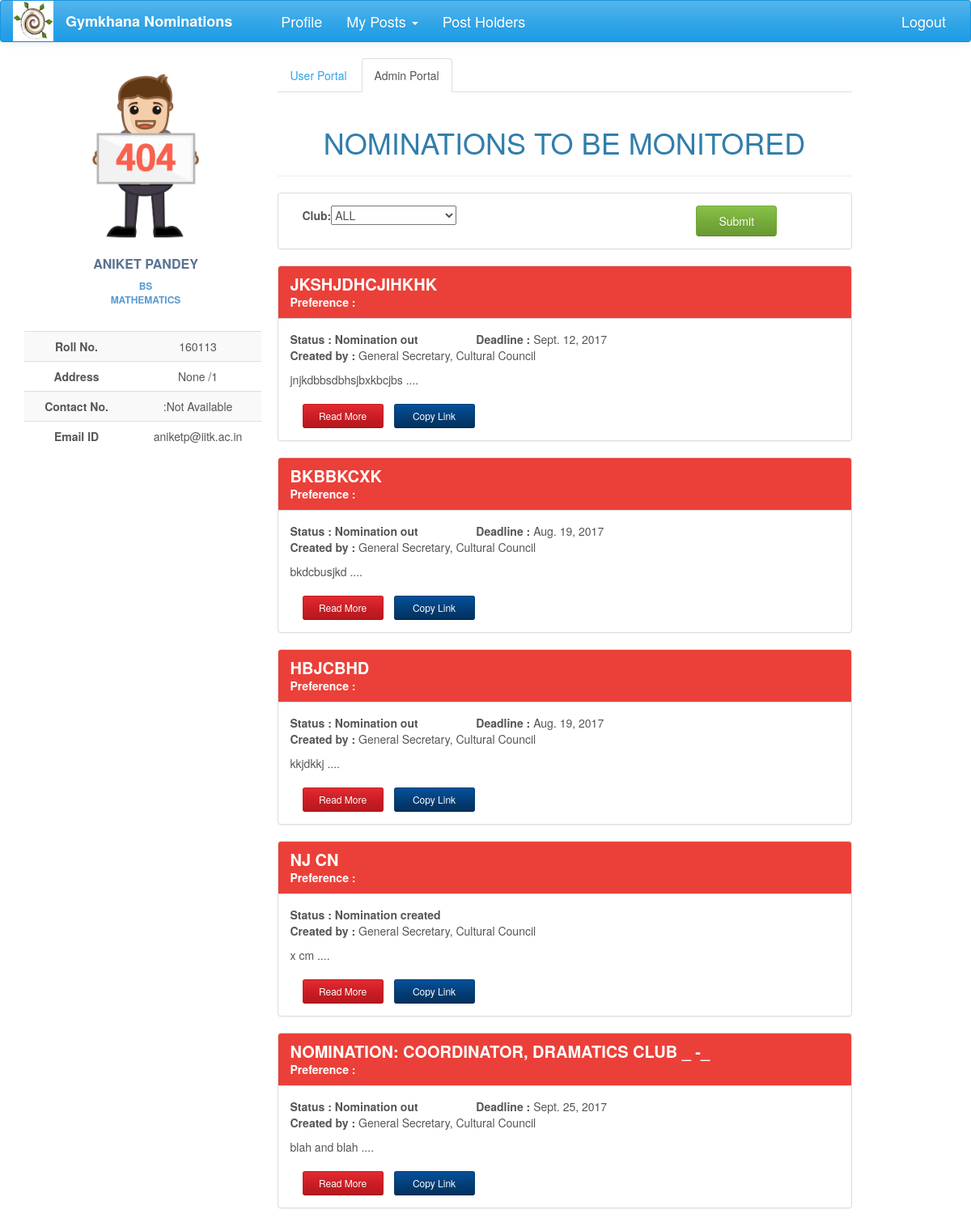
Screenshot of /nominations/admin_portal/ (signed in) with the database file from the repository.
### nomi/models.py (models this page shows, shortened)
class UserProfile(models.Model):
    user = models.OneToOneField(User, on_delete=models.CASCADE)
    user_img = models.ImageField(upload_to=user_directory_path, null=True, blank=True)
    name = models.CharField(max_length=100, blank=True)
    roll_no = models.IntegerField(null=True)
    programme = models.CharField(max_length=100, choices=PROGRAMME, default='B.Tech')
    department = models.CharField(max_length=200, default='AE')
    hall = models.CharField(max_length=10,default=1)
    room_no = models.CharField(max_length=10, null=True, blank=True)
    contact = models.CharField(max_length=10, null=True, blank=True)
    def image_url(self):
        if self.user_img and hasattr(self.user_img, 'url'):
            return self.user_img.url
        else:
            return '/static/nomi/img/banner.png'

class Nomination(models.Model):
    name = models.CharField(max_length=200)
    description = models.TextField(max_length=20000, null=True, blank=True)
    nomi_post = models.ForeignKey(Post, null=True)
    nomi_form = models.OneToOneField('forms.Questionnaire', null=True)
    nomi_session = models.IntegerField(null=True)
    status = models.CharField(max_length=50, choices=STATUS, default='Nomination created')
    result_approvals = models.ManyToManyField(Post, related_name='result_approvals', symmetrical=False, blank=True)
    nomi_approvals = models.ManyToManyField(Post, related_name='nomi_approvals', symmetrical=False, blank=True)
    group_status = models.CharField(max_length=50, choices=GROUP_STATUS, default='normal')
    tags = models.ManyToManyField(Club, related_name='club_nomi', symmetrical=False, blank=True)
    opening_date = models.DateField(null=True, blank=True)
    re_opening_date = models.DateField(null=True, blank=True, editable=True)
    deadline = models.DateField(null=True, blank=True, editable=True)
    interview_panel = models.ManyToManyField(User, related_name='panel', symmetrical=False, blank=True)

class Post(models.Model):
    post_name = models.CharField(max_length=500, null=True)
    club = models.ForeignKey(Club, on_delete=models.CASCADE, null=True, blank=True)
    tags = models.ManyToManyField(Club, related_name='club_posts', symmetrical=False, blank=True)
    parent = models.ForeignKey('self', on_delete=models.CASCADE, null=True, blank=True)
    elder_brother = models.ForeignKey('self', related_name="little_bro", on_delete=models.CASCADE, null=True,blank=True)
    post_holders = models.ManyToManyField(User, related_name='posts', blank=True)
    post_approvals = models.ManyToManyField('self', related_name='approvals', symmetrical=False, blank=True)
    take_approval = models.ForeignKey('self', related_name="give_approval", on_delete=models.SET_NULL, null=True,blank=True)
    status = models.CharField(max_length=50, choices=POST_STATUS, default='Post created')
    perms = models.CharField(max_length=200, choices=POST_PERMS, default='normal')

### nomi/views.py (the view, shortened to what this page needs)
@login_required
def admin_portal(request):
    posts = Post.objects.filter(post_holders=request.user)
    username = UserProfile.objects.get(user=request.user)
    admin_query = Nomination.objects.none()
    for post in posts:
        query = Nomination.objects.filter(nomi_approvals=post)
        admin_query = admin_query | query
    panel_nomi = request.user.panel.all().exclude(status='Nomination created')
    admin_query = admin_query | panel_nomi
    admin_query = admin_query.distinct().exclude(status='Work done')
    admin_query_reverse = admin_query[::-1]
    club_filter = ClubFilter(request.POST or None)
    return render(request, 'admin_portal.html', context={'posts': posts, 'username': username,
                                                         'admin_query': admin_query_reverse,
                                                         'club_filter': club_filter})

### nomi/forms.py
class ClubFilter(forms.Form):
    def __init__(self, *args, **kwargs):
        super(ClubFilter, self).__init__(*args, **kwargs)
        self.fields["club"] = forms.ChoiceField( choices = make_club_choice(None,-2),widget=forms.Select,required= False)

### info/forms.py (called while the page is built)
def make_club_choice(parent,i):
    global GLOBAL_CHOICE
    child_clubs = Club.objects.filter(club_parent = parent)
    if parent is None:
        GLOBAL_CHOICE = [('NA', 'ALL')]
    else:
        if parent.club_parent is None:
            pass
        else:
            GLOBAL_CHOICE = GLOBAL_CHOICE + [(parent.id , '. ' *2*  i + '' + ' ' + str(parent))]
    if child_clubs:
        for each in child_clubs:
            make_club_choice(each,i+1)
    return GLOBAL_CHOICE

### nomi/global_contexts.py (called while the page is built)
def context(request):
    if request.user.is_authenticated:
        try:
            my_profile = UserProfile.objects.get(user=request.user)
            my_posts = Post.objects.filter(post_holders=request.user)
            interviews = Nomination.objects.filter(interview_panel=request.user).exclude(status = "Work done")
            length = len(my_posts)
            senate = False
            for post in my_posts:
                if post.perms == 'can ratify the post':
                    senate = True
            return {'my_posts': my_posts, 'my_profile': my_profile, 'senate': senate, 'length': length,
                    'interviews': interviews}
        except ObjectDoesNotExist:
            return {'my_posts': 0, 'my_profile': 0}
    else:
        return {'my_posts': 0, 'my_profile': 0}

### nomi/models.py (called while the page is built)
    def __str__(self):
        return self.club_name

### nomi/templates/admin_portal.html (shortened to what this page needs)
{% extends 'base2.html' %}
{% load staticfiles %}
{% load bootstrap %}
{% block content %}
<div class="profile-content ">
     <ul class="nav nav-tabs">
         <li><a href="{% url 'index' %}" aria-expanded="false">User Portal</a></li>
         <li class="active"><a href="#user" data-toggle="tab" aria-expanded="true">Admin Portal</a></li>
     </ul>
    <div id="myTabContent" class="tab-content">
         <div class="tab-pane fade active in profile-nominations" id="user">
                <br>
                <div>
                    <h1 style="text-align: center">NOMINATIONS TO BE MONITORED</h1>
                    <hr>
                </div>
             <div class="panel panel-default">
                  <div class="panel-body">
                    <form action="" method="post">
                        <div class = col-lg-8 >
                           {{club_filter|bootstrap_horizontal}}
                        </div>
                    <div class="col-lg-3 text-center">
                        <input type="submit" value="Submit" class="btn-success btn nomi-filter" />
                    </div>
                    </form>
                  </div>
                </div>
                <div>
                    {% for nomi in admin_query %}
                            <div class="panel panel-success">
                                <div class="panel-heading" style="background-color: #eb4039">
                                    <h3 class="panel-title" style="font-weight: bolder; font-size: 20px">{{ nomi.name.upper }}</h3>
                                    <span style="font-weight: bolder">Preference : </span>
                                </div>
                                <div class="panel-body">
                                    {% if nomi.status == 'Nomination out' %}
                                        <div>
                                            <p style="margin-bottom: 0; display: inline-block; margin-right: 10%">
                                                <span style="font-weight: bolder"> Status : {{nomi.status}}</span></p>
                                            <p style="margin-bottom: 0; display: inline-block">
                                                <span style="font-weight: bolder"> Deadline :</span> {{nomi.deadline}}</p>
                                        </div>
                                    {% else %}
                                        <p style="margin-bottom: 0; display: inline-block; margin-right: 10%">
                                                <span style="font-weight: bolder"> Status : {{nomi.status}}</span></p>
                                    {% endif %}
                                    <p><span style="font-weight: bolder"> Created by :  </span>{{nomi.nomi_post.parent.post_name}}</p>
                                    {% autoescape off %}
                                        <p>{{nomi.description|slice:":200"}} ....</p>
                                    {% endautoescape %}
                                    <div class="col-lg-2">
                                        <a href="{% url 'nomi_detail' nomi_pk=nomi.pk %}"
                                           class="btn btn-sm read-more-button btn-danger">Read More</a>
                                    </div>
                                    <div class="col-lg-6">
                                        <a href="{% url 'copy_nomi_link' pk=nomi.pk %}"
                                           class="btn btn-sm read-more-button btn-info">Copy Link</a>
                                    </div>
                                </div>
                            </div>
                    {% endfor %}
                </div>
         </div>
    </div>
</div>
{% endblock %}

### nomi/templates/base2.html (shortened to what this page needs)
<!DOCTYPE html>
<html lang="en">
{% load staticfiles %}
{% load bootstrap %}
<head>
    <link href="https://maxcdn.bootstrapcdn.com/bootswatch/3.3.7/cerulean/bootstrap.min.css" rel="stylesheet"
>
    <link href="https://maxcdn.bootstrapcdn.com/font-awesome/4.7.0/css/font-awesome.min.css" rel="stylesheet"
>
    <link rel="stylesheet" href="{% static 'nomi/css/main.css' %}" type="text/css">
</head>
<body>
{% block navigation %}
<nav class="navbar navbar-default" id="navbar">
    <div class="container-fluid">
        <div class="navbar-header">
            <a href="#">
                <div>
                    <a href={% url 'index' %}><img src="{% static 'nomi/img/gym.jpg' %}" width="50" height="50"></a>
                </div>
        </div>
        <div class="collapse navbar-collapse" id="bs-example-navbar-collapse-1">
            <ul class="nav navbar-nav">
                <li><a href="{% url 'index' %}" id="brand">Gymkhana Nominations</a></li>
                <li><a href="{% url 'profile' %}" id="navbar-links">Profile</a></li>
                {% block posts%}
                    {% if my_posts %}
                        <li class="dropdown">
                            <a href="#" class="dropdown-toggle" id="navbar-links" data-toggle="dropdown" role="button"
                               aria-expanded="false">My Posts <span class="caret"></span></a>
                        </li>
                    {% endif %}
                {% endblock %}
                <li><a href="{% url 'info:info' %}" id="navbar-links">Post Holders</a></li>
            </ul>
            <ul class="nav navbar-nav navbar-right">
                <li id="navbar-links"><a href="{% url 'logout' %}?next={% url 'login' %}">Logout</a></li>
            </ul>
        </div>
</nav>
{% endblock %}
<div class="container-fluid">
    <div  class="row profile">
        <div class="col-lg-3 col-md-3">
            {% block profile %}
            <div id="profile" class="profile-sidebar" style="position:fixed">
                <div class="profile-userpic">
                    <img src="{{ my_profile.image_url }}" class="img-responsive" alt="">
                </div>
                <div class="profile-usertitle">
                    <div class="profile-usertitle-name">
                        {{my_profile.name}}
                    </div>
                    <div class="profile-usertitle-job">
                        {{my_profile.programme}} <br> {{my_profile.department}}
                    </div>
                </div>
                <div class="profile-usermenu">
                    <table class="table table-striped table-hover ">
                        <tbody>
                        <tr>
                            <td id="topic">Roll No.</td>
                            <td>{{my_profile.roll_no}} </td>
                        </tr>
                        <tr>
                            <td id="topic">Address</td>
                            <td>{{my_profile.room_no}} /{{my_profile.hall}}</td>
                        </tr>
                        <tr>
                            <td id="topic">Contact No.</td>
                            <td>{{ my_profile.contact }}</td>
                        </tr>
                        <tr>
                            <td id="topic">Email ID</td>
                            <td>{{my_profile.user}}@iitk.ac.in</td>
                        </tr>
                        </tbody>
                    </table>
                </div>
            </div>
            {% endblock %}
        </div>
        <div class="col-lg-8 col-md-8">
            {% block content %}{% endblock %}
        </div>
    </div>
</div>
</body>
</html>

### nomi/static/nomi/css/main.css (style rules this page uses)
#brand { text-decoration: none; font-size: large; font-weight: bold; margin-right: 30px; }
#navbar-links { font-size: large; }
#navbar { position: fixed; width: 100%; z-index: 100; }
body { background: #ffffff; }
.profile { margin: 20px 0; }
.profile-sidebar { padding: 20px 0 10px 0; width: 300px; margin-top: 50px; }
.profile-userpic img { float: none; margin: 0 auto; width: 50%; height: 50%; }
.profile-usertitle { text-align: center; margin-top: 20px; }
.profile-usertitle-name { color: #5a7391; font-size: 16px; font-weight: 600; margin-bottom: 7px; }
.profile-usertitle-job { text-transform: uppercase; color: #5b9bd1; font-size: 12px; font-weight: 600; margin-bottom: 15px; }
.profile-usermenu { margin-top: 30px; }
.profile-usermenu table tbody tr td { text-align: center; }
#topic { font-weight: bolder; }
.profile-content { z-index: 0; margin-top: 32px; padding: 20px; background: #ffffff; min-height: 460px; }
.btn { width: 150px; }
.read-more-button { margin-top: 10px; width: 100px; }
.nomi-filter { margin-left: 30px; width: 100px; }
.panel-body p span { margin-bottom: 20px; }
.panel-success { transition: box-shadow 0.2s; }
.profile-nominations div div p span { font-weight: bold; }

### rows the page displays
UserProfile: name "ANIKET PANDEY", programme "BS", department "MATHEMATICS", roll_no "160113", room_no "None", hall "1", contact ":Not Available", user "aniketp"
Nomination: name "JKSHJDHCJIHKHK", status "Nomination out", deadline "Sept. 12, 2017", nomi_post.parent.post_name "General Secretary, Cultural Council", description "jnjkdbbsdbhsjbxkbcjbs"
Nomination: name "BKBBKCXK", status "Nomination out", deadline "Aug. 19, 2017", nomi_post.parent.post_name "General Secretary, Cultural Council", description "bkdcbusjkd"
Nomination: name "HBJCBHD", status "Nomination out", deadline "Aug. 19, 2017", nomi_post.parent.post_name "General Secretary, Cultural Council", description "kkjdkkj"
Nomination: name "NJ CN", status "Nomination created", nomi_post.parent.post_name "General Secretary, Cultural Council", description "x cm"
Nomination: name "NOMINATION: COORDINATOR, DRAMATICS CLUB _ -_", status "Nomination out", deadline "Sept. 25, 2017", nomi_post.parent.post_name "General Secretary, Cultural Council", description "blah and blah"
